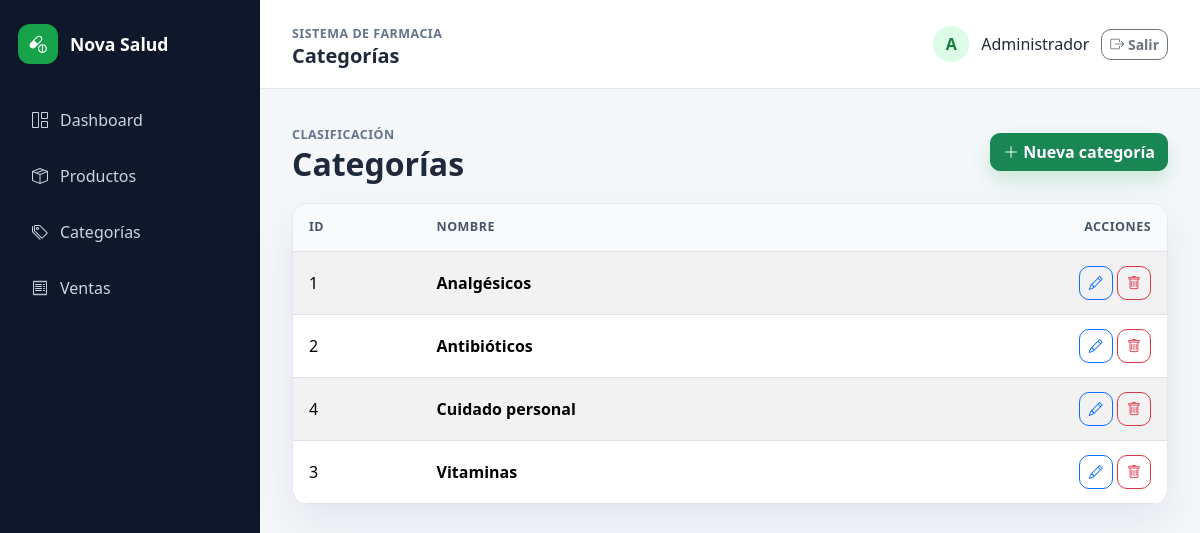
Page /public/index.php?url=categories (signed in) on the committed database.
### tables this page shows
CREATE TABLE categories (
    id INT AUTO_INCREMENT PRIMARY KEY,
    name VARCHAR(100) NOT NULL UNIQUE,
    created_at TIMESTAMP DEFAULT CURRENT_TIMESTAMP
);

### core/Controller.php (called while the page is built, shortened)
<?php
class Controller
{
    protected function view(string $view, array $data = []): void
    {
        extract($data);
        require_once __DIR__ . '/../views/layouts/header.php';
        require_once __DIR__ . '/../views/' . $view . '.php';
        require_once __DIR__ . '/../views/layouts/footer.php';
    }
}

### controllers/CategoryController.php (called while the page is built, shortened)
<?php
class CategoryController extends Controller
{
    private Category $categoryModel;
    public function __construct()
    {
        $this->categoryModel = new Category();
    }
    public function index(): void
    {
        $this->view('categories/index', [
            'title' => 'Categorías',
            'categories' => $this->categoryModel->all(),
        ]);
    }
}

### public/index.php (called while the page is built, shortened)
<?php
require_once __DIR__ . '/../config/database.php';
require_once __DIR__ . '/../core/helpers.php';
require_once __DIR__ . '/../core/Model.php';
require_once __DIR__ . '/../core/Controller.php';
require_once __DIR__ . '/../controllers/CategoryController.php';
$routes = [
    '' => [AuthController::class, 'login'],
    'login' => [AuthController::class, 'login'],
    'authenticate' => [AuthController::class, 'authenticate'],
    'logout' => [AuthController::class, 'logout'],
    'dashboard' => [DashboardController::class, 'index'],
    'products' => [ProductController::class, 'index'],
    'products/create' => [ProductController::class, 'create'],
    'products/store' => [ProductController::class, 'store'],
    'products/edit' => [ProductController::class, 'edit'],
    'products/update' => [ProductController::class, 'update'],
    'products/updateStock' => [ProductController::class, 'updateStock'],
    'products/delete' => [ProductController::class, 'delete'],
    'categories' => [CategoryController::class, 'index'],
    'categories/create' => [CategoryController::class, 'create'],
    'categories/store' => [CategoryController::class, 'store'],
    'categories/edit' => [CategoryController::class, 'edit'],
    'categories/update' => [CategoryController::class, 'update'],
    'categories/delete' => [CategoryController::class, 'delete'],
    'sales' => [SaleController::class, 'index'],
    'sales/create' => [SaleController::class, 'create'],
    'sales/store' => [SaleController::class, 'store'],
];
$path = trim($_GET['url'] ?? '', '/');
$params = [];
[$controllerClass, $method] = $routes[$path];
$controller = new $controllerClass();
$controller->$method(...$params);

### core/helpers.php (called while the page is built, shortened)
<?php
function url(string $path = ''): string
{
    $base = BASE_URL === '' ? '' : BASE_URL;
    return $base . '/index.php' . ($path !== '' ? '?url=' . trim($path, '/') : '');
}
function e(string $value): string
{
    return htmlspecialchars($value, ENT_QUOTES, 'UTF-8');
}

### core/Model.php (called while the page is built, shortened)
<?php
abstract class Model
{
    public function __construct()
    {
        $database = new Database();
        $this->db = $database->connect();
    }
}

### config/database.php (called while the page is built)
<?php
class Database
{
    private string $host = 'localhost';
    private string $dbName = 'nova_salud';
    private string $username = 'root';
    private string $password = '';
    private ?PDO $connection = null;
    public function connect(): PDO
    {
        if ($this->connection === null) {
            $dsn = "mysql:host={$this->host};dbname={$this->dbName};charset=utf8mb4";
            $this->connection = new PDO($dsn, $this->username, $this->password, [
                PDO::ATTR_ERRMODE => PDO::ERRMODE_EXCEPTION,
                PDO::ATTR_DEFAULT_FETCH_MODE => PDO::FETCH_ASSOC,
                PDO::ATTR_EMULATE_PREPARES => false,
            ]);
        }
        return $this->connection;
    }
}

### models/Category.php (called while the page is built, shortened)
<?php
class Category extends Model
{
    public function all(): array
    {
        $stmt = $this->db->query('SELECT * FROM categories ORDER BY name ASC');
        return $stmt->fetchAll();
    }
}

### views/categories/index.php (the view, shortened to what this page needs)
<div class="page-heading">
    <div>
        <span class="eyebrow">Clasificación</span>
        <h2>Categorías</h2>
    </div>
    <button type="button" class="btn btn-success btn-action" data-bs-toggle="modal" data-bs-target="#createCategoryModal">
        <i class="bi bi-plus-lg"></i> Nueva categoría
    </button>
</div>
<div class="panel-card">
    <div class="table-responsive">
        <table class="table table-striped table-hover align-middle mb-0 modern-table">
            <thead>
            <tr>
                <th>ID</th>
                <th>Nombre</th>
                <th class="text-end">Acciones</th>
            </tr>
            </thead>
            <tbody id="categoriesTableBody" data-delete-url="<?= url('categories/delete') ?>">
            <?php foreach ($categories ?? [] as $category): ?>
                <tr data-category-id="<?= (int) $category['id'] ?>" data-name="<?= e($category['name']) ?>">
                    <td><?= (int) $category['id'] ?></td>
                    <td class="fw-semibold"><?= e($category['name']) ?></td>
                    <td class="text-end">
                        <button type="button" class="btn btn-sm btn-outline-primary btn-icon js-edit-category" data-bs-toggle="modal" data-bs-target="#editCategoryModal" title="Editar">
                            <i class="bi bi-pencil"></i>
                        </button>
                        <form method="post" action="<?= url('categories/delete') ?>" class="d-inline ajax-category-delete">
                            <button type="submit" class="btn btn-sm btn-outline-danger btn-icon" title="Eliminar">
                                <i class="bi bi-trash"></i>
                            </button>
                        </form>
                    </td>
                </tr>
            <?php endforeach; ?>
            </tbody>
        </table>
    </div>
</div>

### public/css/style.css (style rules this page uses)
:root { --primary: #16a34a; --primary-dark: #15803d; --sidebar: #0f172a; --muted: #64748b; --surface: #ffffff; --background: #f5f7fb; --border: #e2e8f0; }
body { min-height: 100vh; background: var(--background); color: #1e293b; }
.eyebrow { color: var(--muted); font-size: .78rem; font-weight: 700; letter-spacing: .04em; text-transform: uppercase; }
.page-heading { display: flex; align-items: center; justify-content: space-between; gap: 16px; margin-bottom: 20px; }
.page-heading h2 { margin: 0; font-weight: 800; }
.panel-card, .stat-card { background: var(--surface); border: 1px solid var(--border); border-radius: 16px; box-shadow: 0 18px 45px rgba(15, 23, 42, .08); overflow: hidden; }
.modern-table thead th { padding: 14px 16px; background: #f8fafc; color: #475569; font-size: .78rem; letter-spacing: .04em; text-transform: uppercase; }
.modern-table tbody td { padding: 14px 16px; }
.btn { border-radius: 10px; font-weight: 700; transition: transform .18s ease, box-shadow .18s ease; }
.btn-action { box-shadow: 0 10px 20px rgba(22, 163, 74, .18); }
.btn-icon { display: inline-grid; place-items: center; width: 34px; height: 34px; padding: 0; }

### rows in the picture
categories: id "1", name "Analgésicos"
categories: id "2", name "Antibióticos"
categories: id "4", name "Cuidado personal"
categories: id "3", name "Vitaminas"

### other values in the picture
APP_NAME "Nova Salud"
$title "Categorías"
substr($user['name'], 0, 1) "A"
$user['name'] "Administrador"
